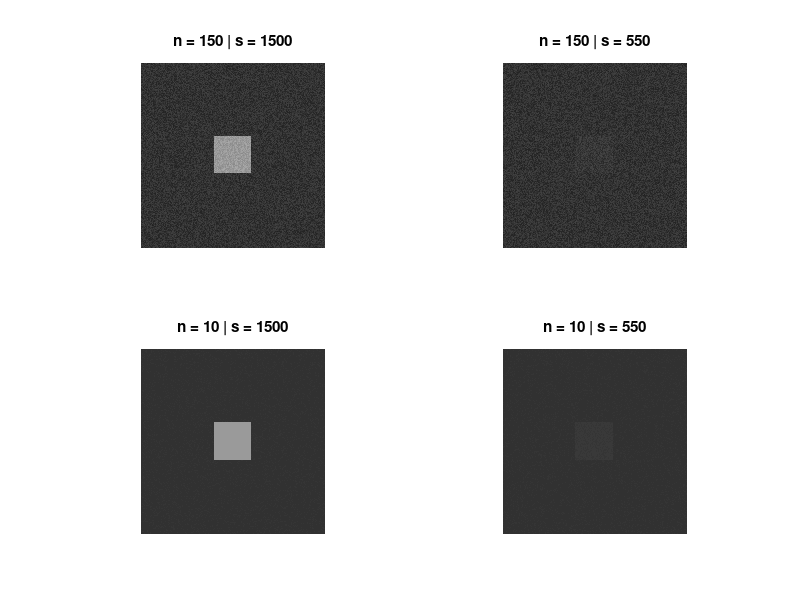
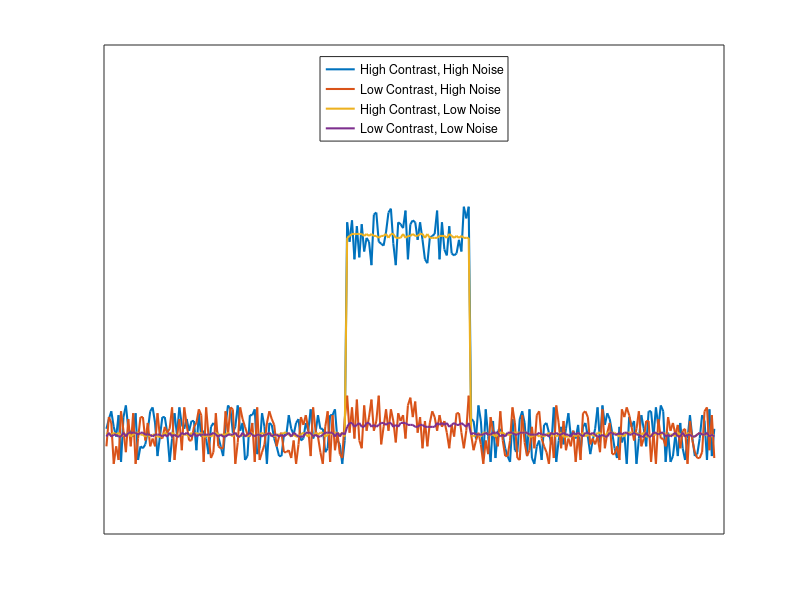

Source code (MATLAB) for these figures, in order:
clear; clc; clf

signal = [1500;550];
noise = [150;10];
allR = [];

figure(1)
for ii = 1:2 %noise
    for jj = 1:2 %signal
        img = ones(251,251)*500;
        img(100:150,100:150) = signal(jj);
        img = img + randi([-noise(ii),noise(ii)],size(img));
        subplot(2,2,(ii-1)*2+jj)
        imshow(img,[0,2500])
        str = ['n = ',num2str(noise(ii)),' | s = ',...
            num2str(signal(jj))];
        title(str)

        img = uint8(img / 2500 * 255);
        R = img(125,:);

        imwrite(img,['n',num2str(noise(ii)),'s',num2str(signal(jj)),...
            '.jpg']);
        allR = [allR,R'];
    end
end
%%
h = figure(2);
plot(allR,'linewidth',1.5)
axis([0 255 0 251])
set(gca,'XTick',[],'YTick',[])
legend({'High Contrast, High Noise','Low Contrast, High Noise',...
    'High Contrast, Low Noise','Low Contrast, Low Noise'},...
    'Location','north')
